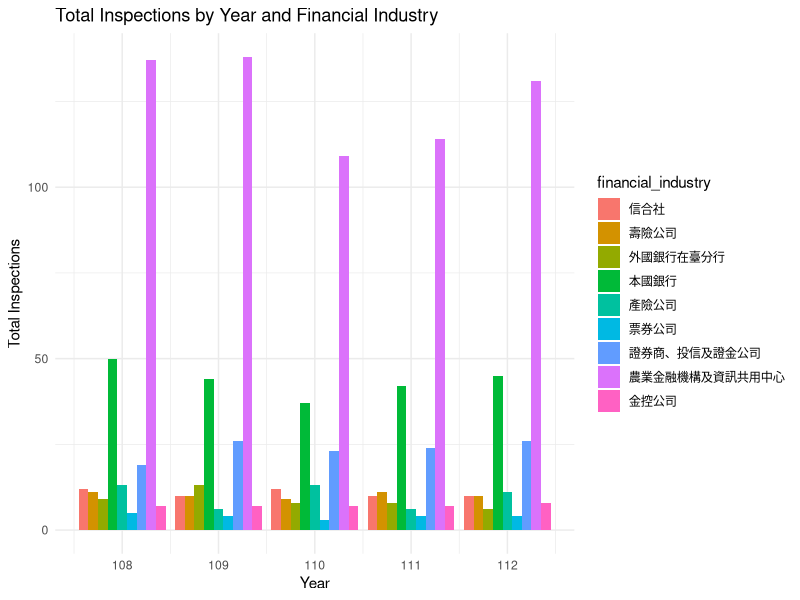

Write the R code that produced this figure.
# Load the necessary libraries (tidyverse includes dplyr)
library(tidyverse)

# Load the data
finance <- read_csv("finance.csv")

# Check the structure of the data
glimpse(finance)

library(dplyr)

# Check column names to ensure they match
colnames(finance)

# Rename columns if necessary
# Rename columns to more manageable names
finance <- finance %>%
  rename(
    year = `年度`,
    inspection_type = `檢查性質`,
    financial_industry = `金融業別`,
    inspection_count = `家數`
  )


# Check the type of '家數' column
str(finance$inspection_count)

# Convert '家數' to numeric if it's a factor or character
finance <- finance %>%
  mutate(inspection_count = as.numeric(as.character(inspection_count)))

glimpse(finance)

# Group by year and financial industry, then summarize total inspections
inspection_summary <- finance %>%
  group_by(year, financial_industry) %>%
  summarise(total_inspections = sum(inspection_count, na.rm = TRUE), .groups = "drop")

# View the summarized data
print(inspection_summary)

# Check the number of rows in your dataset
nrow(finance)



# Load necessary libraries
library(tidyverse)

# Load the data
finance <- read_csv("finance.csv")

# Rename columns to more manageable names
finance <- finance %>%
  rename(
    year = `年度`,
    inspection_type = `檢查性質`,
    financial_industry = `金融業別`,
    inspection_count = `家數`
  )

colnames(finance)

library(ggplot2)

# Convert '家數' to numeric if it's a factor or character
finance <- finance %>%
  mutate(inspection_count = as.numeric(as.character(inspection_count)))

# Group by year and financial industry, then summarize total inspections
inspection_summary <- finance %>%
  group_by(year, financial_industry) %>%
  summarise(total_inspections = sum(inspection_count, na.rm = TRUE), .groups = "drop")

# Create a bar chart of total inspections by year and financial industry
ggplot(inspection_summary, aes(x = year, y = total_inspections, fill = financial_industry)) +
  geom_bar(stat = "identity", position = "dodge") +
  labs(
    title = "Total Inspections by Year and Financial Industry",
    x = "Year",
    y = "Total Inspections"
  ) +
  theme_minimal()

